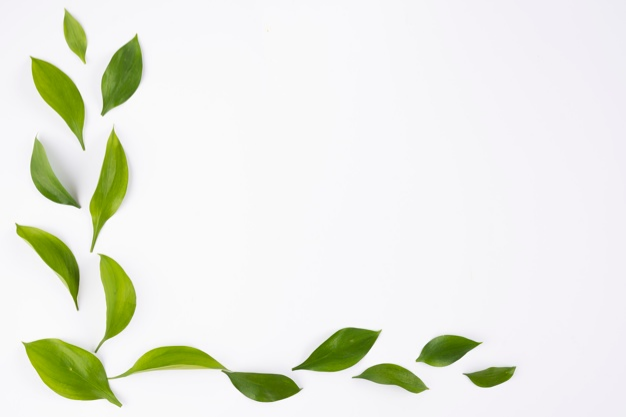
#> input picture TP2/jere/hojas-sobre-blanco.png, 626 x 417 px
$ python tp2.py
#> lines starting #> are read from the running program, lines starting #| are printed output that depends on the picture
#!/usr/bin/env python3
# -*- coding: utf-8 -*-
#
# @name: tp2.py
# @authors: Jeremias Baez Carballo
#           Gustavo Bruno
#

import cv2
import numpy as np

img = cv2.imread("hojas-sobre-blanco.png", 0)
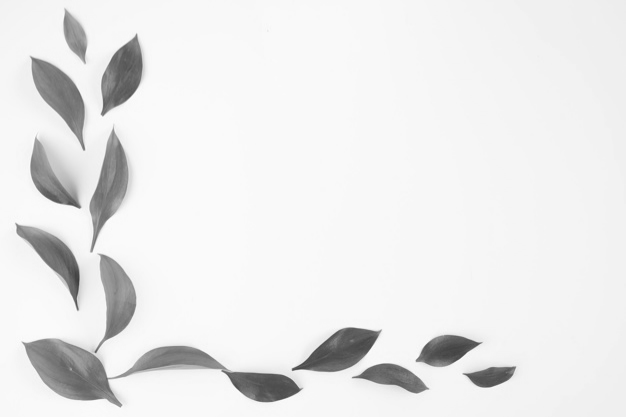
#> img: shape (417, 626); min 61, max 253, mean 233.8

alto,ancho = img.shape
#> alto = 417; ancho = 626
result = np.zeros(img.shape)

try :
    print(img.shape)
#| (417, 626)
    print(type(img[1][1]))
#| <class 'numpy.uint8'>
    print(img.item(1,1))
#| 242
    print(type(img))
#| <class 'numpy.ndarray'>
    print(type(result))
#| <class 'numpy.ndarray'>
    while True:
        print("Ingrese el umbral que desea aplicar a la imagen para generar la silueta: ")
#> (the run stopped early here; a loop or call above may not have finished)
